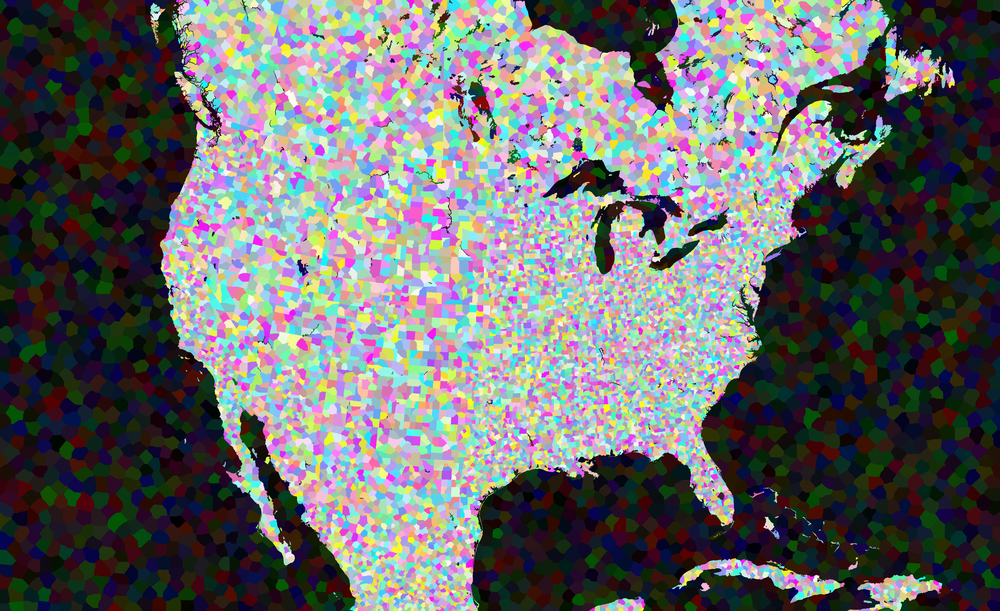
#> input picture map/input.png, 1000 x 611 px, shrunk from 4608 x 2816 before the run
$ python spritesheet.py ../../map
#> lines starting #> are read from the running program, lines starting #| are printed output that depends on the picture
#!/usr/bin/env python3
"""
SpriteSheet Maker - Merge images from a folder into a single spritesheet.
Uses math and logic to compute optimal grid layout (square-ish by default).
"""

import os
import math
import argparse
from PIL import Image


def create_spritesheet(input_dir, output_file, columns=None, padding=0, bg_color=None):
    """
    Create a spritesheet from all images in input_dir.

    Args:
        input_dir: Folder containing images.
        output_file: Path to save the spritesheet (PNG recommended).
        columns: Number of columns in the grid. If None, auto-calc to be square-ish.
        padding: Pixels between cells and around the sheet.
        bg_color: Background color as (R,G,B) tuple or None for transparent.
    """
#> called with input_dir = '../../map', output_file = 'spritesheet.png', padding = 0
    # Get all image files (common formats)
    exts = (".dds", ".png", ".jpg", ".jpeg", ".bmp", ".gif", ".tiff")
    image_paths = [f for f in os.listdir(input_dir) if f.lower().endswith(exts)]
    if not image_paths:
        print("No images found in the folder.")
        return

    image_paths.sort()  # deterministic order
    images = []
    max_width = 0
    max_height = 0

    # Load images and find max dimensions
    for path in image_paths:
        img = Image.open(os.path.join(input_dir, path)).convert("RGBA")
#> img is the input picture: PIL image 1000x611 RGBA; mean R, G, B, A 103.9, 104.1, 104.2, 255
        images.append(img)
        max_width = max(max_width, img.width)
#> max_width = 1000
        max_height = max(max_height, img.height)
#> max_height = 611

    num_images = len(images)
#> num_images = 2
    # Auto-calculate columns if not provided
    if columns is None:
        columns = math.ceil(math.sqrt(num_images))
#> columns = 2
    rows = math.ceil(num_images / columns)
#> rows = 1

    # Cell dimensions (uniform, based on max image size + padding)
    cell_w = max_width + padding
#> cell_w = 1152
    cell_h = max_height + padding
#> cell_h = 704

    # Spritesheet dimensions
    sheet_w = columns * cell_w + padding  # outer padding on right
#> sheet_w = 2304
    sheet_h = rows * cell_h + padding  # outer padding on bottom
#> sheet_h = 704

    # Create background
    if bg_color is None:
        # transparent background
        spritesheet = Image.new("RGBA", (sheet_w, sheet_h), (0, 0, 0, 0))
#> spritesheet: PIL image 2304x704 RGBA; every value is 0
    else:
        spritesheet = Image.new("RGB", (sheet_w, sheet_h), bg_color)

    # Paste each image into its cell
    for idx, img in enumerate(images):
        row = idx // columns
        col = idx % columns
        # Position with padding
        x = col * cell_w + padding
        y = row * cell_h + padding
        # Center smaller images inside the cell (optional)
        offset_x = (max_width - img.width) // 2
        offset_y = (max_height - img.height) // 2
        spritesheet.paste(img, (x + offset_x, y + offset_y), img)
#> this loop made 2 passes
#> (row, col, x, y, offset_x, offset_y) on passes 1 to 2: (0, 0, 0, 0, 76, 46), (0, 1, 1152, 0, 0, 0)
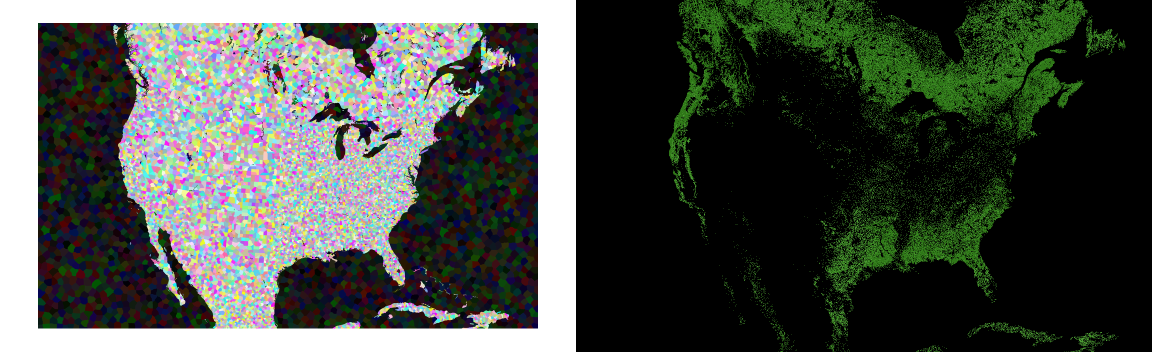
#> spritesheet: PIL image 2304x704 RGBA (shown at 1/2 size); mean R, G, B, A 43.1, 48.5, 41.6, 223.6; transparent parts drawn white

    spritesheet.save(output_file, format="PNG")
    print(f"Spritesheet saved: {output_file}")
    print(
        f"Grid size: {columns} x {rows}  |  Cell size: {max_width}x{max_height}  |  Total images: {num_images}"
    )
#| Grid size: 2 x 1  |  Cell size: 1152x704  |  Total images: 2


if __name__ == "__main__":
    parser = argparse.ArgumentParser(
        description="Merge images in a folder into a spritesheet."
    )
    parser.add_argument("input_dir", help="Folder containing images")
    parser.add_argument(
        "-o", "--output", default="spritesheet.png", help="Output image file (PNG)"
    )
    parser.add_argument(
        "-c", "--columns", type=int, help="Number of columns (auto if not set)"
    )
    parser.add_argument(
        "-p", "--padding", type=int, default=0, help="Padding between cells (pixels)"
    )
    parser.add_argument(
        "--bg",
        nargs=3,
        type=int,
        metavar=("R", "G", "B"),
        help="Background color (e.g. --bg 255 0 0)",
    )

    args = parser.parse_args()
    bg = tuple(args.bg) if args.bg else None
    create_spritesheet(args.input_dir, args.output, args.columns, args.padding, bg)
